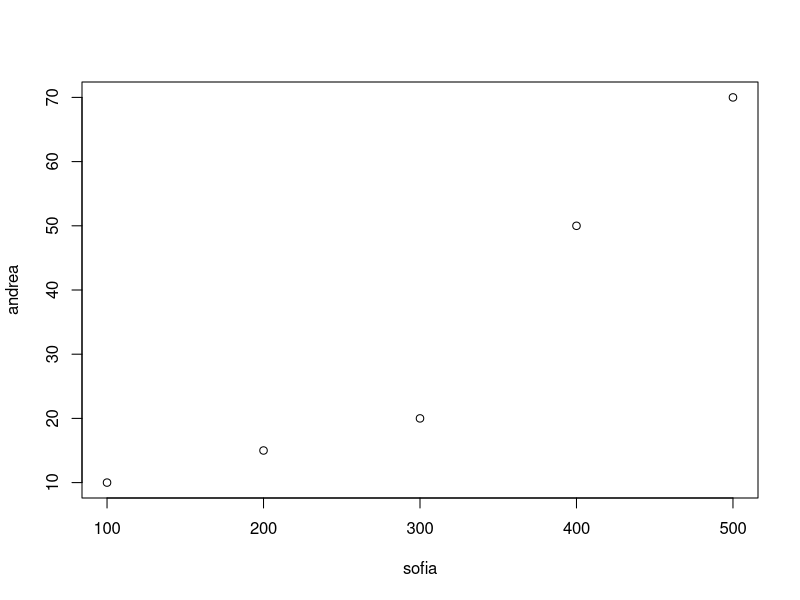
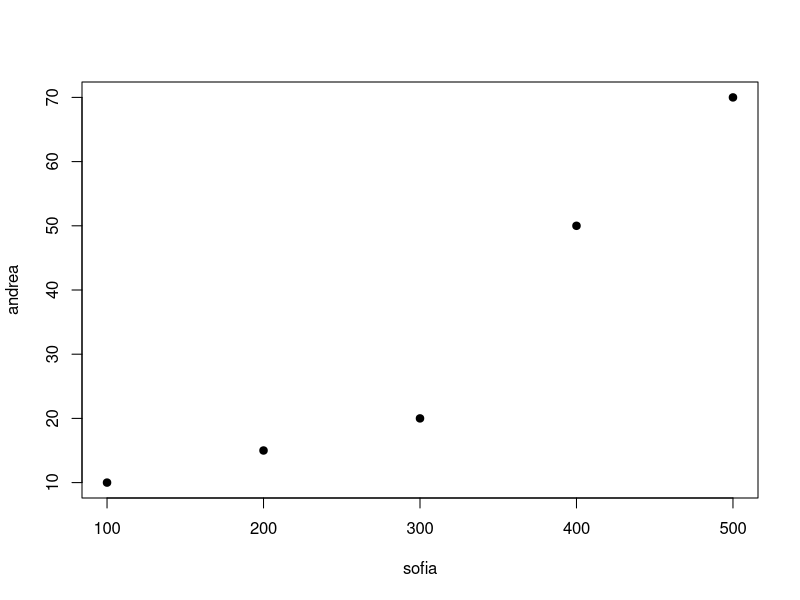
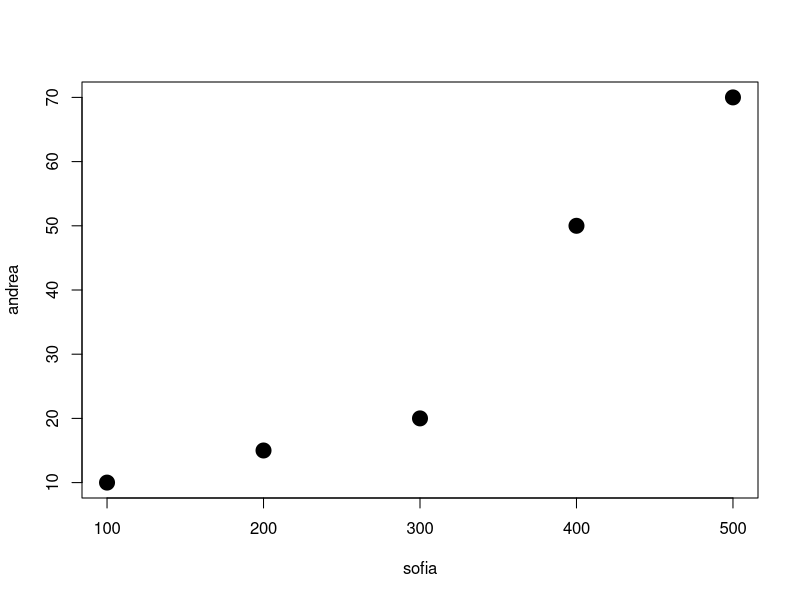
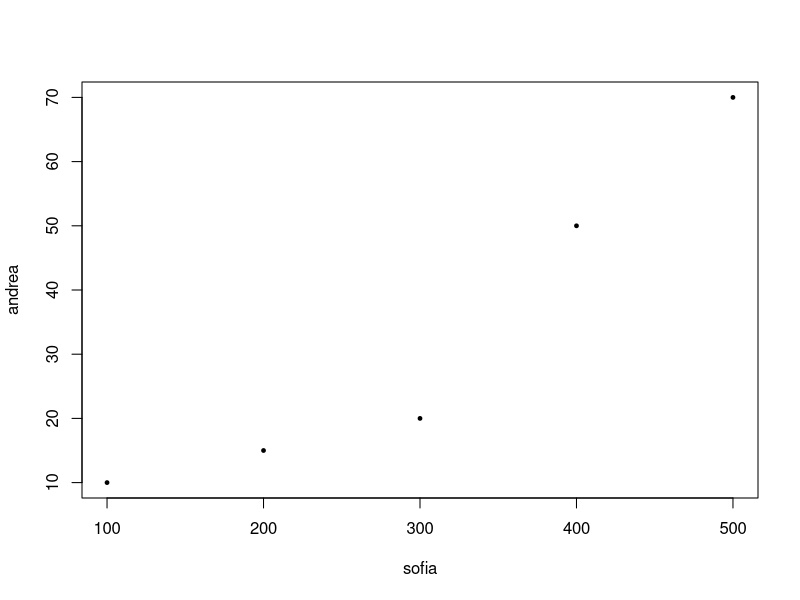
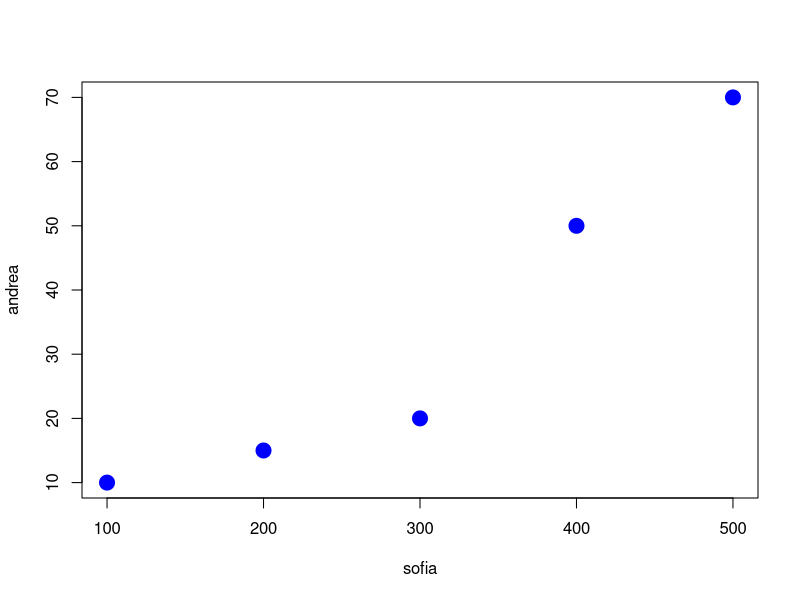
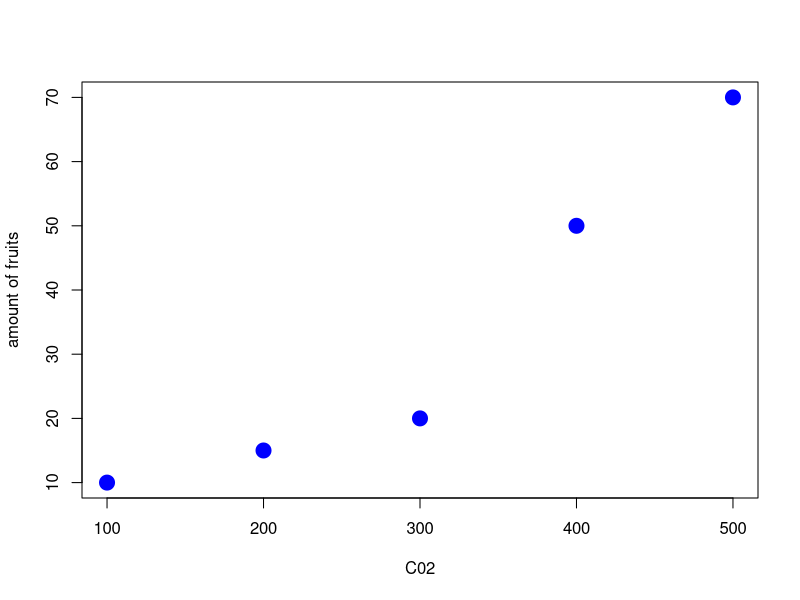

Source code (R) for these figures, in order:
# There are 3 concepts:
# 1. object
# 2. the assignemnt (<-)
# 3. comment (like this one!)
# 4. functions (like function c() and plot() containing different arguments)
# 5. arrays (set of different elements)

2 + 3 # this is my first operation in R 

# it's important to make use of objects
cato <- 2 + 3 # the result of the operation is assigned to an object called 'cato'
 
maria <- 4 + 2
maria 

cato + maria

cato ^ maria

(cato + maria) ^ cato 


# arrays or vectors
# concatenated objects in a function 
# all arguments are separted by commas in a function
andrea <- c(10, 15, 20, 50, 70) 
andrea

sofia <- c(100, 200, 300, 400, 500)
sofia

# now i want to correlate andrea and sofia, eg. reationship between amount of co2 and the fruits 
# i use function plot()

plot(sofia, andrea)

# i can change stuff in the plot:
# symbols, as black filled circles
# pch in R software: each number associated with a symbol 
# check the site https://www.datanovia.com/en/blog/pch-in-r-best-tips/

plot(sofia, andrea, pch=19) # sofia here is an argument but no space between parenthesis 

plot(sofia, andrea, pch=19, cex=2) # cex to modify dimension of points bigger 

plot(sofia, andrea, pch=19, cex=0.5) # to modify dimension of points 0.5 or smaller

plot(sofia, andrea, pch=19, cex=2, col="blue") # col to modify color in https://r-graph-gallery.com/42-colors-names.html

plot(sofia, andrea, pch=19, cex=2, col="blue", xlab="C02", ylab="amount of fruits") # to modify labels 
